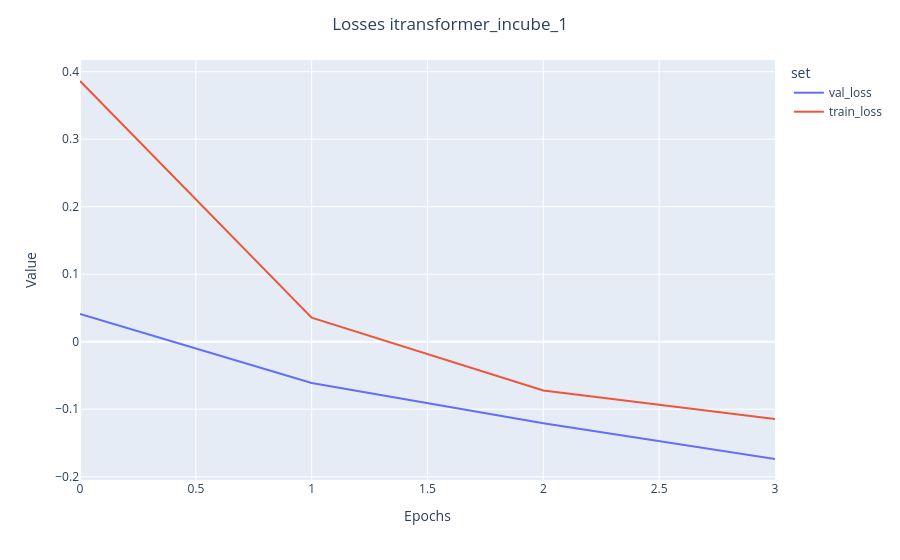
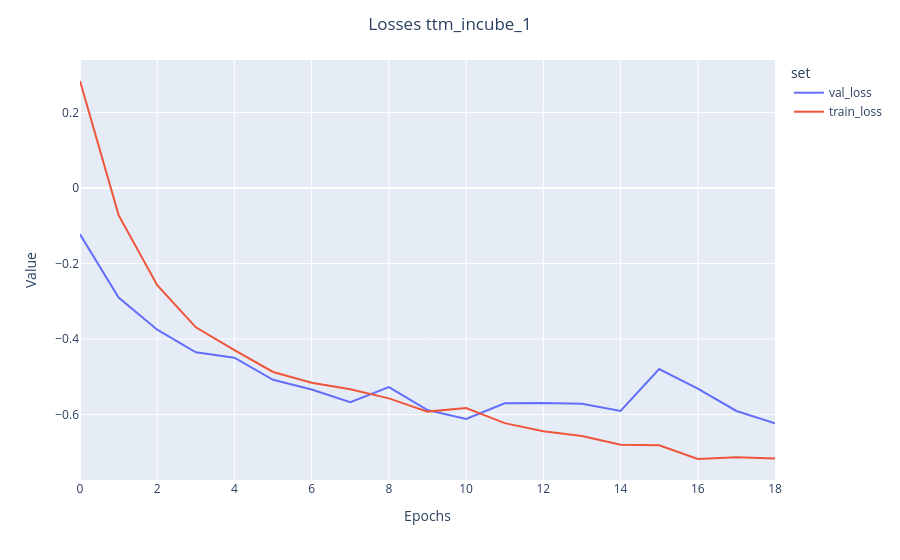

Notebook cell for these charts, in order:
### Code cell
import plotly.express as px
import pandas as pd
import numpy as np
tot_losses = pd.read_csv('/home/davide/Documents/WORKSPACE/ExpTS/incube_electricity/csv/prova_test_LOSSES.csv')
for c in tot_losses.model.unique():
    fig_losses = px.line(tot_losses[tot_losses.model==c],x = 'epoch',y='loss',color = 'set')
    fig_losses.update_layout(title = {'text':f'Losses '+c, 'x':0.5},
                  xaxis_title={'text':'Epochs'},
                  yaxis_title={'text':'Value'},

                    )
    fig_losses.show()

### Figure 1 — Plotly figure (JSON) as saved in the notebook; plotly's stock layout.template omitted (floating-point values rounded to 4 significant figures)
{"data": [{"hovertemplate": "set=val_loss<br>epoch=%{x}<br>loss=%{y}<extra></extra>", "legendgroup": "val_loss", "line": {"color": "#636efa", "dash": "solid"}, "marker": {"symbol": "circle"}, "mode": "lines", "name": "val_loss", "orientation": "v", "showlegend": true, "type": "scatter", "x": [0, 1, 2, 3], "xaxis": "x", "y": [0.041, -0.06123, -0.1207, -0.1737], "yaxis": "y"}, {"hovertemplate": "set=train_loss<br>epoch=%{x}<br>loss=%{y}<extra></extra>", "legendgroup": "train_loss", "line": {"color": "#EF553B", "dash": "solid"}, "marker": {"symbol": "circle"}, "mode": "lines", "name": "train_loss", "orientation": "v", "showlegend": true, "type": "scatter", "x": [0, 1, 2, 3], "xaxis": "x", "y": [0.3861, 0.03569, -0.07221, -0.1147], "yaxis": "y"}], "layout": {"legend": {"title": {"text": "set"}, "tracegroupgap": 0}, "margin": {"t": 60}, "title": {"text": "Losses itransformer_incube_1", "x": 0.5}, "xaxis": {"anchor": "y", "domain": [0, 1], "title": {"text": "Epochs"}}, "yaxis": {"anchor": "x", "domain": [0, 1], "title": {"text": "Value"}}}}

### Figure 2 — Plotly figure (JSON) as saved in the notebook; plotly's stock layout.template omitted (floating-point values rounded to 4 significant figures)
{"data": [{"hovertemplate": "set=val_loss<br>epoch=%{x}<br>loss=%{y}<extra></extra>", "legendgroup": "val_loss", "line": {"color": "#636efa", "dash": "solid"}, "marker": {"symbol": "circle"}, "mode": "lines", "name": "val_loss", "orientation": "v", "showlegend": true, "type": "scatter", "x": [0, 1, 2, 3, 4, 5, 6, 7, 8, 9, 10, 11, 12, 13, 14, 15, 16, 17, 18], "xaxis": "x", "y": [-0.1226, -0.29, -0.3752, -0.4351, -0.4494, -0.5079, -0.5335, -0.5674, -0.5272, -0.5881, -0.6114, -0.57, -0.5692, -0.5717, -0.5902, -0.4796, -0.5315, -0.5905, -0.6228], "yaxis": "y"}, {"hovertemplate": "set=train_loss<br>epoch=%{x}<br>loss=%{y}<extra></extra>", "legendgroup": "train_loss", "line": {"color": "#EF553B", "dash": "solid"}, "marker": {"symbol": "circle"}, "mode": "lines", "name": "train_loss", "orientation": "v", "showlegend": true, "type": "scatter", "x": [0, 1, 2, 3, 4, 5, 6, 7, 8, 9, 10, 11, 12, 13, 14, 15, 16, 17, 18], "xaxis": "x", "y": [0.2832, -0.07187, -0.2575, -0.3691, -0.4297, -0.4873, -0.5159, -0.5329, -0.5571, -0.5922, -0.5828, -0.6226, -0.6443, -0.6569, -0.68, -0.6813, -0.7177, -0.713, -0.7165], "yaxis": "y"}], "layout": {"legend": {"title": {"text": "set"}, "tracegroupgap": 0}, "margin": {"t": 60}, "title": {"text": "Losses ttm_incube_1", "x": 0.5}, "xaxis": {"anchor": "y", "domain": [0, 1], "title": {"text": "Epochs"}}, "yaxis": {"anchor": "x", "domain": [0, 1], "title": {"text": "Value"}}}}
